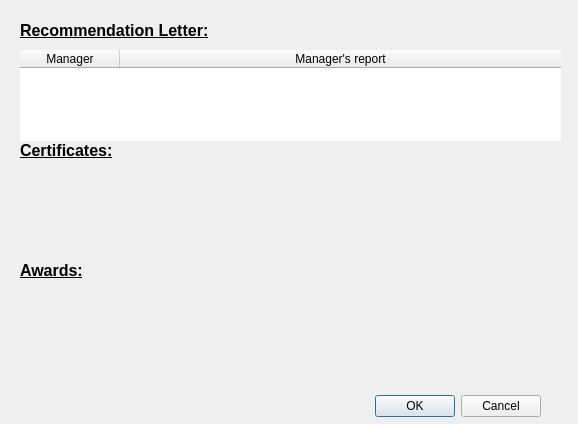
<?xml version="1.0" encoding="UTF-8"?>
<ui version="4.0">
 <class>EmployeeCertificates</class>
 <widget class="QWidget" name="EmployeeCertificates">
  <property name="geometry">
   <rect>
    <x>0</x>
    <y>0</y>
    <width>578</width>
    <height>424</height>
   </rect>
  </property>
  <property name="windowTitle">
   <string>Form</string>
  </property>
  <widget class="QDialogButtonBox" name="buttonBox">
   <property name="geometry">
    <rect>
     <x>200</x>
     <y>390</y>
     <width>341</width>
     <height>32</height>
    </rect>
   </property>
   <property name="orientation">
    <enum>Qt::Horizontal</enum>
   </property>
   <property name="standardButtons">
    <set>QDialogButtonBox::Cancel|QDialogButtonBox::Ok</set>
   </property>
  </widget>
  <widget class="QLabel" name="label_3">
   <property name="geometry">
    <rect>
     <x>20</x>
     <y>130</y>
     <width>271</width>
     <height>41</height>
    </rect>
   </property>
   <property name="font">
    <font>
     <pointsize>12</pointsize>
     <weight>75</weight>
     <italic>false</italic>
     <bold>true</bold>
     <underline>true</underline>
    </font>
   </property>
   <property name="text">
    <string>Certificates:</string>
   </property>
  </widget>
  <widget class="QLabel" name="label_2">
   <property name="geometry">
    <rect>
     <x>20</x>
     <y>250</y>
     <width>261</width>
     <height>41</height>
    </rect>
   </property>
   <property name="font">
    <font>
     <pointsize>12</pointsize>
     <weight>75</weight>
     <italic>false</italic>
     <bold>true</bold>
     <underline>true</underline>
    </font>
   </property>
   <property name="text">
    <string>Awards:</string>
   </property>
  </widget>
  <widget class="QTableWidget" name="tableWidget_reports">
   <property name="geometry">
    <rect>
     <x>20</x>
     <y>50</y>
     <width>541</width>
     <height>91</height>
    </rect>
   </property>
   <property name="styleSheet">
    <string notr="true">border: 0px;</string>
   </property>
   <property name="editTriggers">
    <set>QAbstractItemView::DoubleClicked</set>
   </property>
   <property name="dragDropOverwriteMode">
    <bool>false</bool>
   </property>
   <property name="textElideMode">
    <enum>Qt::ElideMiddle</enum>
   </property>
   <attribute name="horizontalHeaderStretchLastSection">
    <bool>true</bool>
   </attribute>
   <column>
    <property name="text">
     <string>Manager</string>
    </property>
   </column>
   <column>
    <property name="text">
     <string>Manager's report</string>
    </property>
   </column>
  </widget>
  <widget class="QTextEdit" name="awards">
   <property name="geometry">
    <rect>
     <x>20</x>
     <y>290</y>
     <width>531</width>
     <height>81</height>
    </rect>
   </property>
   <property name="font">
    <font>
     <pointsize>10</pointsize>
     <italic>true</italic>
    </font>
   </property>
   <property name="styleSheet">
    <string notr="true">border: 0px;
background: transparent;</string>
   </property>
   <property name="html">
    <string>&lt;!DOCTYPE HTML PUBLIC &quot;-//W3C//DTD HTML 4.0//EN&quot; &quot;http://www.w3.org/TR/REC-html40/strict.dtd&quot;&gt;
&lt;html&gt;&lt;head&gt;&lt;meta name=&quot;qrichtext&quot; content=&quot;1&quot; /&gt;&lt;style type=&quot;text/css&quot;&gt;
p, li { white-space: pre-wrap; }
&lt;/style&gt;&lt;/head&gt;&lt;body style=&quot; font-family:'MS Shell Dlg 2'; font-size:10pt; font-weight:400; font-style:italic;&quot;&gt;
&lt;p style=&quot;-qt-paragraph-type:empty; margin-top:0px; margin-bottom:0px; margin-left:0px; margin-right:0px; -qt-block-indent:0; text-indent:0px;&quot;&gt;&lt;br /&gt;&lt;/p&gt;&lt;/body&gt;&lt;/html&gt;</string>
   </property>
  </widget>
  <widget class="QTextEdit" name="certif">
   <property name="geometry">
    <rect>
     <x>20</x>
     <y>170</y>
     <width>531</width>
     <height>81</height>
    </rect>
   </property>
   <property name="font">
    <font>
     <pointsize>10</pointsize>
     <italic>true</italic>
    </font>
   </property>
   <property name="styleSheet">
    <string notr="true">border: 0px;
background: transparent;</string>
   </property>
   <property name="html">
    <string>&lt;!DOCTYPE HTML PUBLIC &quot;-//W3C//DTD HTML 4.0//EN&quot; &quot;http://www.w3.org/TR/REC-html40/strict.dtd&quot;&gt;
&lt;html&gt;&lt;head&gt;&lt;meta name=&quot;qrichtext&quot; content=&quot;1&quot; /&gt;&lt;style type=&quot;text/css&quot;&gt;
p, li { white-space: pre-wrap; }
&lt;/style&gt;&lt;/head&gt;&lt;body style=&quot; font-family:'MS Shell Dlg 2'; font-size:10pt; font-weight:400; font-style:italic;&quot;&gt;
&lt;p style=&quot;-qt-paragraph-type:empty; margin-top:0px; margin-bottom:0px; margin-left:0px; margin-right:0px; -qt-block-indent:0; text-indent:0px;&quot;&gt;&lt;br /&gt;&lt;/p&gt;&lt;/body&gt;&lt;/html&gt;</string>
   </property>
  </widget>
  <widget class="QLabel" name="label">
   <property name="geometry">
    <rect>
     <x>20</x>
     <y>10</y>
     <width>281</width>
     <height>41</height>
    </rect>
   </property>
   <property name="font">
    <font>
     <pointsize>12</pointsize>
     <weight>75</weight>
     <italic>false</italic>
     <bold>true</bold>
     <underline>true</underline>
    </font>
   </property>
   <property name="styleSheet">
    <string notr="true">background: transparent;</string>
   </property>
   <property name="text">
    <string>Recommendation Letter:</string>
   </property>
  </widget>
 </widget>
 <resources/>
 <connections/>
</ui>
